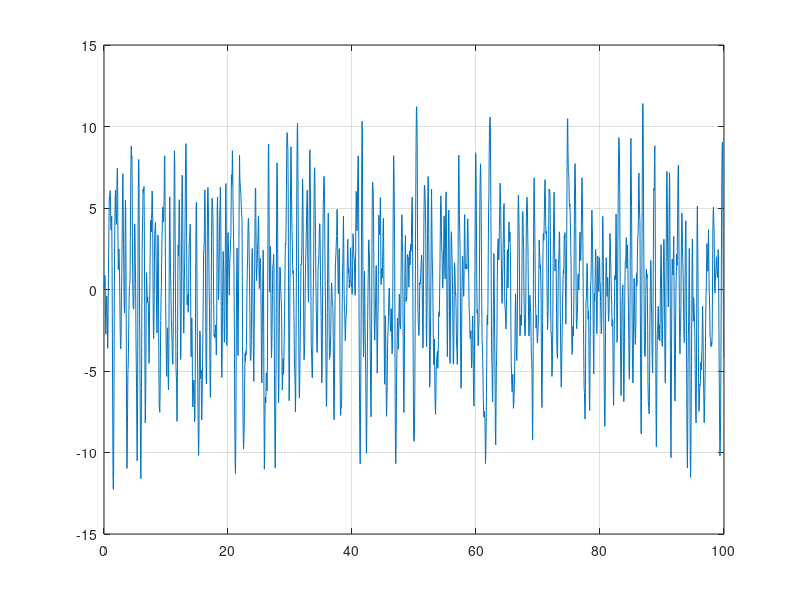

MATLAB code for this plot: (Note: this script raises an error after producing the figure.)
%% Parte 3 - Resposta ao impulso e resposta em frequencia
dadosordem2rand = load('dadosordem2aleatorio.txt');
t_rand = dadosordem2rand(:,1);
v_rand = dadosordem2rand(:,2);
T_rand = dadosordem2rand(:,3);

% Identificacao pelo metodo da convolucao
plot(t_rand,T_rand)
grid on
hold on

[ruy lagsuy]=crosscorr(v_rand,T_rand);
[ry lagsy]=autocorr(T_rand);
% [ruy lagsuy]=xcorr(v_rand,T_rand);
% [ry lagsy]=xcorr(T_rand);

figure('color',[1 1 1])
plot(lagsuy,ruy)
figure('color',[1 1 1])
plot(lagsy,ry)

